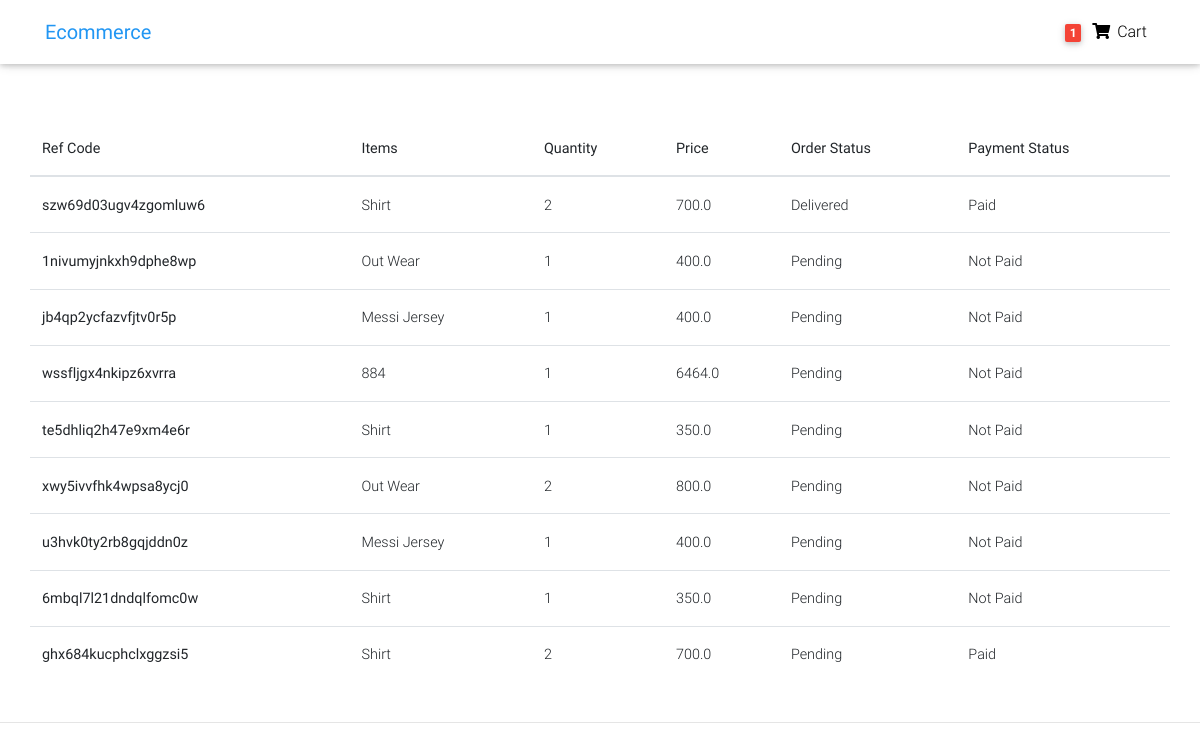
Page /track-order/ (signed in) on the earlier database version.
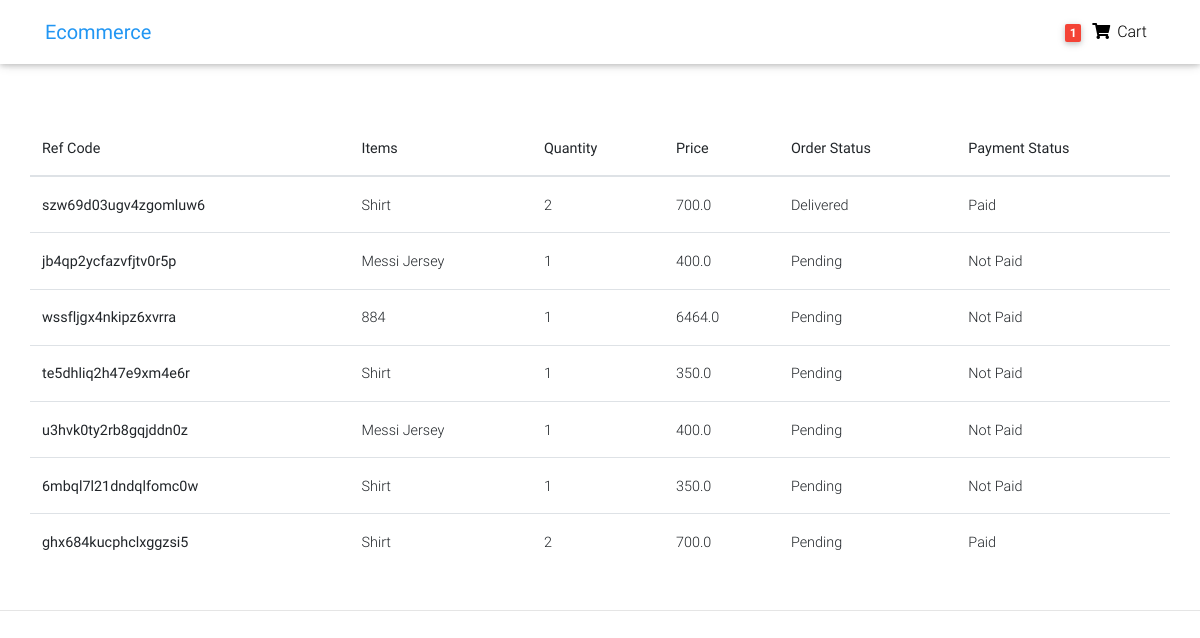
Same page on the later database version.
### front/models.py (models this page shows, shortened)
class Order(models.Model):
    user=models.ForeignKey(Customer,on_delete=models.CASCADE)
    ref_code=models.CharField(max_length=20,blank=True,null=True)
    items=models.ManyToManyField(OrderItem)
    start_date = models.DateTimeField(auto_now_add=True)
    ordered_date=models.DateField()
    ordered=models.BooleanField(default=False)#it check whether has been ordered or not
    billing_address=models.ForeignKey('Address',related_name='billing_address',on_delete=models.SET_NULL,blank=True,null=True)
    shipping_address=models.ForeignKey('Address',related_name='shipping_address',on_delete=models.SET_NULL,blank=True,null=True)
    payment_detail=models.ForeignKey('Payments',on_delete=models.SET_NULL,blank=True,null=True)
    coupon=models.ForeignKey('Coupon',on_delete=models.SET_NULL,blank=True,null=True)
    being_delivered=models.BooleanField(default=False)#deliver hogaya
    received=models.BooleanField(default=False)#order hmne receive karliya
    order_status=models.CharField(choices=status,max_length=10,default='Pe')
    refund_requested=models.BooleanField(default=False)
    refund_granted=models.BooleanField(default=False)
    def __str__(self):
        return self.user.username

class OrderItem(models.Model):
    user=models.ForeignKey(Customer,on_delete=models.CASCADE,null=True,blank=True)
    ordered=models.BooleanField(default=False)
    item=models.ForeignKey(Item,on_delete=models.CASCADE)
    quantity=models.IntegerField(default=1)
    def __str__(self):
        return f"{self.quantity} of {self.item.title}"

class Item(models.Model):
    title=models.CharField(max_length=50)
    price=models.FloatField()
    discount_price=models.FloatField(blank=True,null=True)
    category=models.CharField(choices=CATEGORY_CHOICES,max_length=2)
    label=models.CharField(choices=LABEL_CHOICES,max_length=1)
    slug=models.SlugField()
    description=models.TextField()
    image=models.ImageField(upload_to='Images',null=True,blank=True)

class Payments(models.Model):
    razorpay_id=models.CharField(max_length=50)
    user=models.ForeignKey(Customer,on_delete=models.SET_NULL,null=True,blank=True)
    amount=models.FloatField()
    timestamp=models.DateTimeField(auto_now_add=True)
    paid = models.BooleanField(default=False)#it check payment

### front/views.py (the view)
# urls.py: path('track-order/',  views.track_order, name='track-order'),
def track_order(request):
    ordered_items=Order.objects.prefetch_related('items').filter(user=request.user,ordered=True)
    print(ordered_items)
    for order in ordered_items:
        print(order.items.all())
    context={'ordered_items':ordered_items}
    return render(request,'Ecommerce/track_order.html',context)

### front/templatetags/cart_template_tags.py (called while the page is built)
@register.filter
def cart_item_count(user):
    if user.is_authenticated:
        qs=Order.objects.filter(user=user,ordered=False)
        if qs.exists():
            return qs[0].items.count()
    return 0

### front/templates/Ecommerce/track_order.html (shortened to what this page needs)
{% extends "Ecommerce/home-page.html" %}
{% load static %}
{% load cart_template_tags %}
{% block body %}
  <nav class="navbar fixed-top navbar-expand-lg navbar-light white scrolling-navbar">
    <div class="container">
      <a class="navbar-brand waves-effect" href="/" >
        <strong class="blue-text">Ecommerce</strong>
      </a>
      <div class="collapse navbar-collapse" id="navbarSupportedContent">
        <ul class="navbar-nav nav-flex-icons">
          {% if user.is_authenticated %}
          <li class="nav-item">
            <a href="{% url 'order-summary' %}" class="nav-link waves-effect">
              <span class="badge red z-depth-1 mr-1"> {{request.user|cart_item_count}}</span>
              <i class="fas fa-shopping-cart"></i>
              <span class="clearfix d-none d-sm-inline-block"> Cart </span>
            </a>
          </li>
          {% endif %}
        </ul>
      </div>
    </div>
  </nav>
  <main class="mt-5 pt-4">
    <div class="container dark-grey-text mt-5">
      <div class="row wow fadeIn">
        {% if  ordered_items and user.is_authenticated %}
        <table class="table">
            <thead>
              <tr>
                <th scope="col">Ref Code</th>
                <th scope="col"> Items</th>
                <th scope="col"> Quantity</th>
                <th scope="col">Price</th>
                <th scope="col">Order Status</th>
                <th scope="col">Payment Status</th>
              </tr>
            </thead>
            <tbody>
                {% for order in ordered_items %}
                {% for orderitems in order.items.all %}
              <tr>
                <th scope="row">{{order.ref_code}}</th>
                <td>{{orderitems.item.title}}</td>
                <td>{{orderitems.quantity}}</td>
                <td>{{order.payment_detail.amount}}</td>
                <td>{{order.get_order_status_display}}</td>
                <td>
                    {% if order.payment_detail.paid %}Paid{% else %}Not Paid{% endif %}
                </td>
              </tr>
              {% endfor %}
              {% endfor %}
            </tbody>
          </table>
          {% else %}
          <h5>You haven't order anything from our site</h5>
    {% endif %}
      </div>
      </div>
  </main>
  <footer class="page-footer text-center font-small mt-4 wow fadeIn">
    <hr class="my-4">
  </footer>
  {% endblock body %}

Differences in the rows shown:
no longer on this page (row unchanged): Order: ref_code "1nivumyjnkxh9dphe8wp", payment_detail.amount "400.0", order_status "Pending"
removed OrderItem: item "Out Wear", quantity "1", shows "Not Paid"
no longer on this page (row unchanged): Order: ref_code "xwy5ivvfhk4wpsa8ycj0", payment_detail.amount "800.0", order_status "Pending"
removed OrderItem: item "Out Wear", quantity "2", shows "Not Paid"
